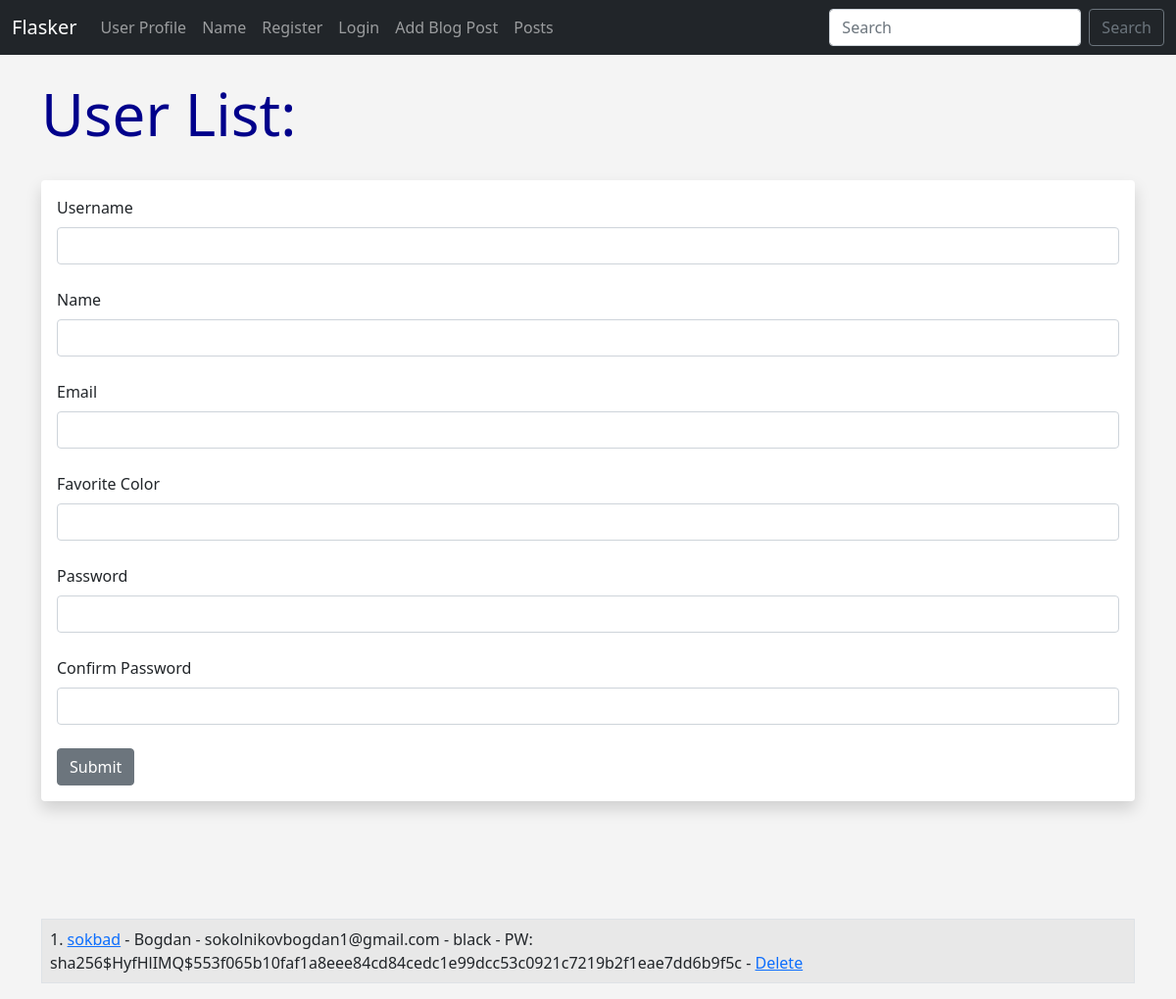
The page /user/add on the database as committed earlier.
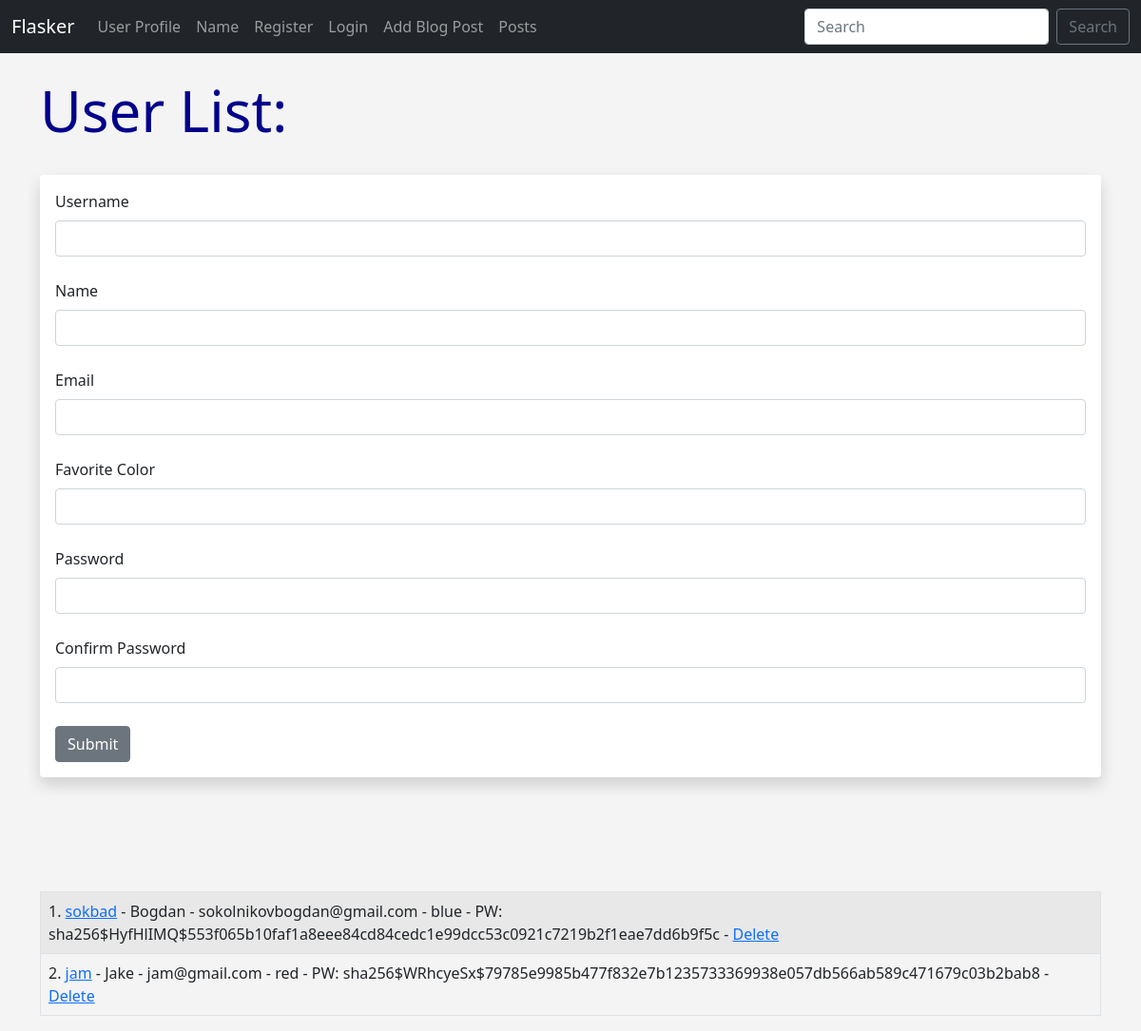
The same page on the database as committed later.
### hello.py (models this page shows, shortened)
class Users(db.Model, UserMixin):
	id = db.Column(db.Integer, primary_key=True)
	username = db.Column(db.String(20), nullable=False, unique=True)
	name = db.Column(db.String(200), nullable=False)
	email = db.Column(db.String(120), nullable=False, unique=True)
	favorite_color = db.Column(db.String(120))
	date_added = db.Column(db.DateTime, default=datetime.utcnow)
	password_hash = db.Column(db.String(128))
	@property
	def password(self):
		raise AttributeError('password is not a readable attribute!')

### hello.py (the view, shortened to what this page needs)
@app.route('/user/add', methods=['GET', 'POST'])
def add_user():
	name = None
	form = UserForm()
	our_users = Users.query.order_by(Users.date_added)
	return render_template("add_user.html",
		form=form,
		name=name,
		our_users=our_users)

### hello.py
class UserForm(FlaskForm):
	name = StringField("Name", validators=[DataRequired()])
	username = StringField("Username", validators=[DataRequired()])
	email = StringField("Email", validators=[DataRequired()])
	favorite_color = StringField("Favorite Color")
	password_hash = PasswordField('Password', validators=[DataRequired(), EqualTo('password_hash2', message='Passwords Must Match!')])
	password_hash2 = PasswordField('Confirm Password', validators=[DataRequired()])
	submit = SubmitField("Submit")

### templates/add_user.html (shortened to what this page needs)
{% extends 'base.html' %}
{% block content %}
{% if name %}
	<h1>User Added!</h1>
	<br/><br/>
<table class="table table-hover table-bordered table-striped">
{% for our_user in our_users %}
	<tr>
	<td>{{ our_user.id }}. <a href="{{ url_for('update', id=our_user.id)}}">{{ our_user.name }}</a> - {{ our_user.email }} - {{ our_user.favorite_color }} -
		<a href="{{ url_for('delete', id=our_user.id)}}">Delete</a></td>
	</tr>
{% endfor %}
</table>
{% else %}
	<h1>User List:</h1>
	<br/>
<div class="shadow p-3 mb-5 bg-body rounded">
	<form method="POST">
		{{ form.username.label(class="form-label") }}
		{{ form.username(class="form-control") }}
		<br/>
		{{ form.name.label(class="form-label") }}
		{{ form.name(class="form-control") }}
		<br/>
		{{ form.email.label(class="form-label") }}
		{{ form.email(class="form-control") }}
		<br/>
		{{ form.favorite_color.label(class="form-label") }}
		{{ form.favorite_color(class="form-control") }}
		<br/>
		{{ form.password_hash.label(class="form-label") }}
		{{ form.password_hash(class="form-control") }}
		<br/>
		{{ form.password_hash2.label(class="form-label") }}
		{{ form.password_hash2(class="form-control") }}
		<br/>
		{{ form.submit(class="btn btn-secondary") }}
	</form>
</div>
<br/><br/><br/>
<table class="table table-hover table-bordered table-striped">
{% for our_user in our_users %}
	<tr>
	<td>{{ our_user.id }}. <a href="{{ url_for('update', id=our_user.id)}}">{{ our_user.username }}</a> - {{our_user.name}} - {{ our_user.email }} - {{ our_user.favorite_color }} -
	PW: {{ our_user.password_hash }} -
	<a href="{{ url_for('delete', id=our_user.id)}}">Delete</a></td>
	</tr>
{% endfor %}
</table>
{% endif %}
{% endblock %}

Rows that differ between the two databases and show on the page:
changed Users "sokbad": email "sokolnikovbogdan1@gmail.com" → "sokolnikovbogdan@gmail.com"; favorite_color "black" → "blue"
added Users: id "2", username "jam", name "Jake", email "jam@gmail.com", favorite_color "red", password_hash "sha256$WRhcyeSx$79785e9985b477f832e7b1235733369938e057db566ab589c471679c03b2bab8"
